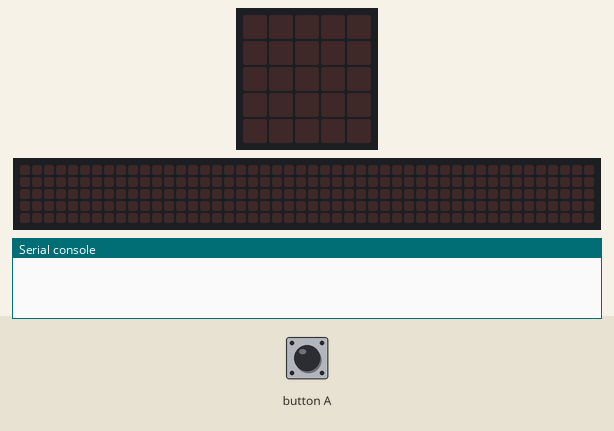
This program was run on a simulated BBC micro:bit running MicroPython. Shown: the board's 5×5 LED display, a strip that is not on the board, showing the scrolling text unrolled, the last lines printed to the serial console. The test bench sets the inputs (shaded band). No radio messages arrive unless stated (any console line starting 'radio sent:' is added by the test bench); the 48×5 strip is a reading aid, not a part: it shows the text the display is scrolling, unrolled, one strip-width of it at a time.

Above: at 1.2 s.
1.3 s: button A pressed for 0.15 s
At 2.07 s:
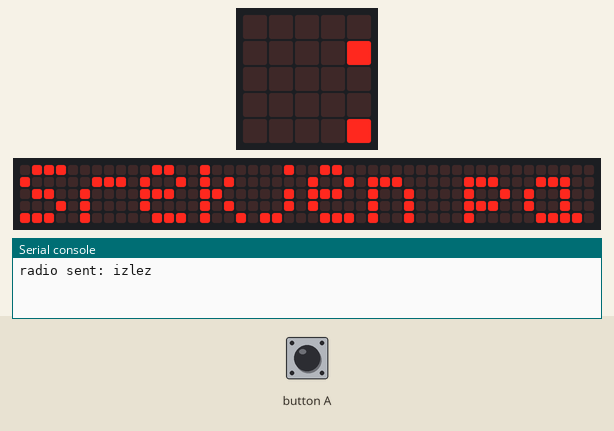
At 2.52 s:
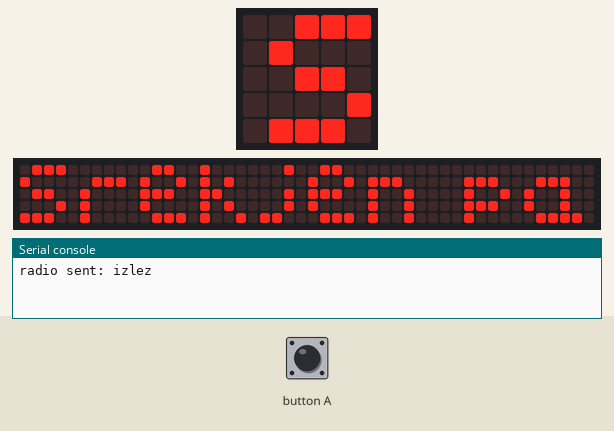
Timing chart, 0 to 4.3 s (numbered marks = the images above; inputs shaded):
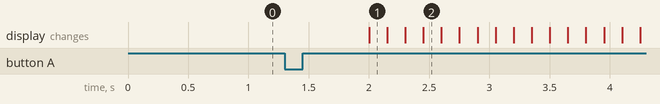

The program:

garaza_izlaz.py
```python
from microbit import *
import radio

radio.on()

while True:
    if button_a.was_pressed():
        radio.send("izlez")
        display.scroll("Srekjen pat!")
    sleep(1000)
```

Measured:
- after the input at 1.3 s, the display: changes after 0.70 s (image 1)
